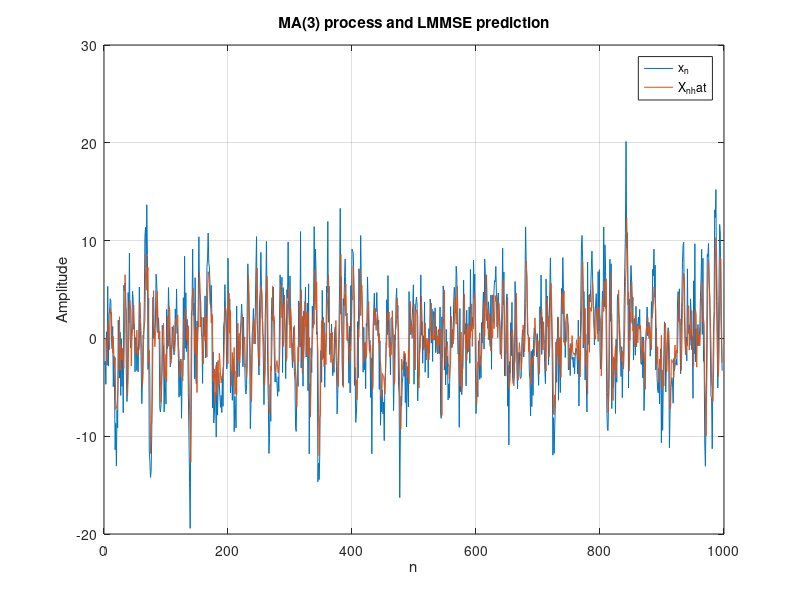
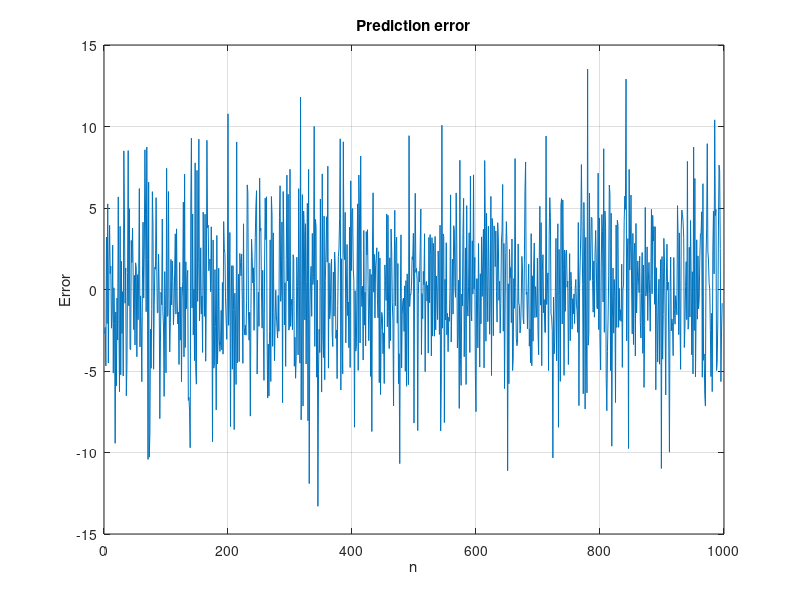

These charts were generated, in order, by the following MATLAB code:

clear; clc;


%% Question 1

A = [30, 18, 15; 
    18, 30, 18;
    15, 18, 30];
B = [18; 15; 6];

a = A\B;
disp('Q1')
disp(['a0 = ', num2str(a(1))])
disp(['a_1 = ', num2str(a(2))])
disp(['a_2 = ', num2str(a(3))])

%% Question 2

N = 1000; 
% Var = 3, mean = 0
w = sqrt(3)*randn(N,1); 

d = [2,1,2,1];
X = zeros(N-3,1);
% Calc MA
for n = 4:N
    X(n-3) = 2*w(n) + w(n-1) + 2*w(n-2) + w(n-3);
end



a0 = 0.52821;
a1 = 0.34615;
a2 = -0.27179;

X_hat = zeros(length(X),1);
for n = 4:length(X)
    X_hat(n) = a0*X(n-1) + a1*X(n-2) + a2*X(n-3);
end

epilson = X-X_hat; 


disp('$\hat{X}$')





%% Plot actual and predicted sequences
figure;

plot(1:N-3, X, 'DisplayName', 'x_n');
hold on;
plot(1:N-3, X_hat, 'DisplayName', 'X_n_hat');

xlabel('n');
ylabel('Amplitude');
title('MA(3) process and LMMSE prediction');
legend;
grid on;

%% Plot prediction error
figure;

plot(1:N-3, epilson);

xlabel('n');
ylabel('Error');
title('Prediction error');
grid on;

%% Calculate mean squared prediction error
mse = mean(epilson(4:end).^2);

fprintf('Mean squared prediction error: %.4f\n', mse);
